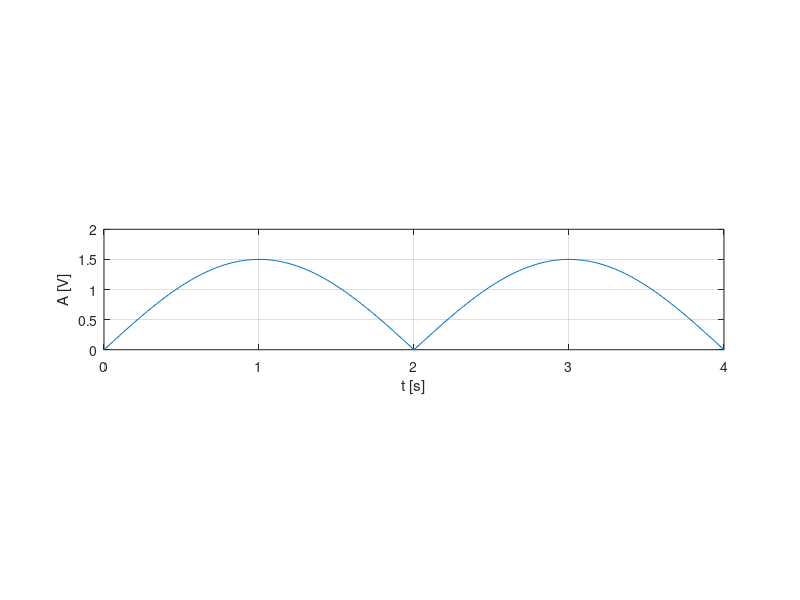

The MATLAB source for this figure:
%20ms
t=0:0.02:4;
f=0.25;
y=2*pi*f;
s=1.5*abs(sin(y*t));
subplot(3,1,2)
plot(t,s),grid,xlabel('t [s]'),ylabel('A [V]');